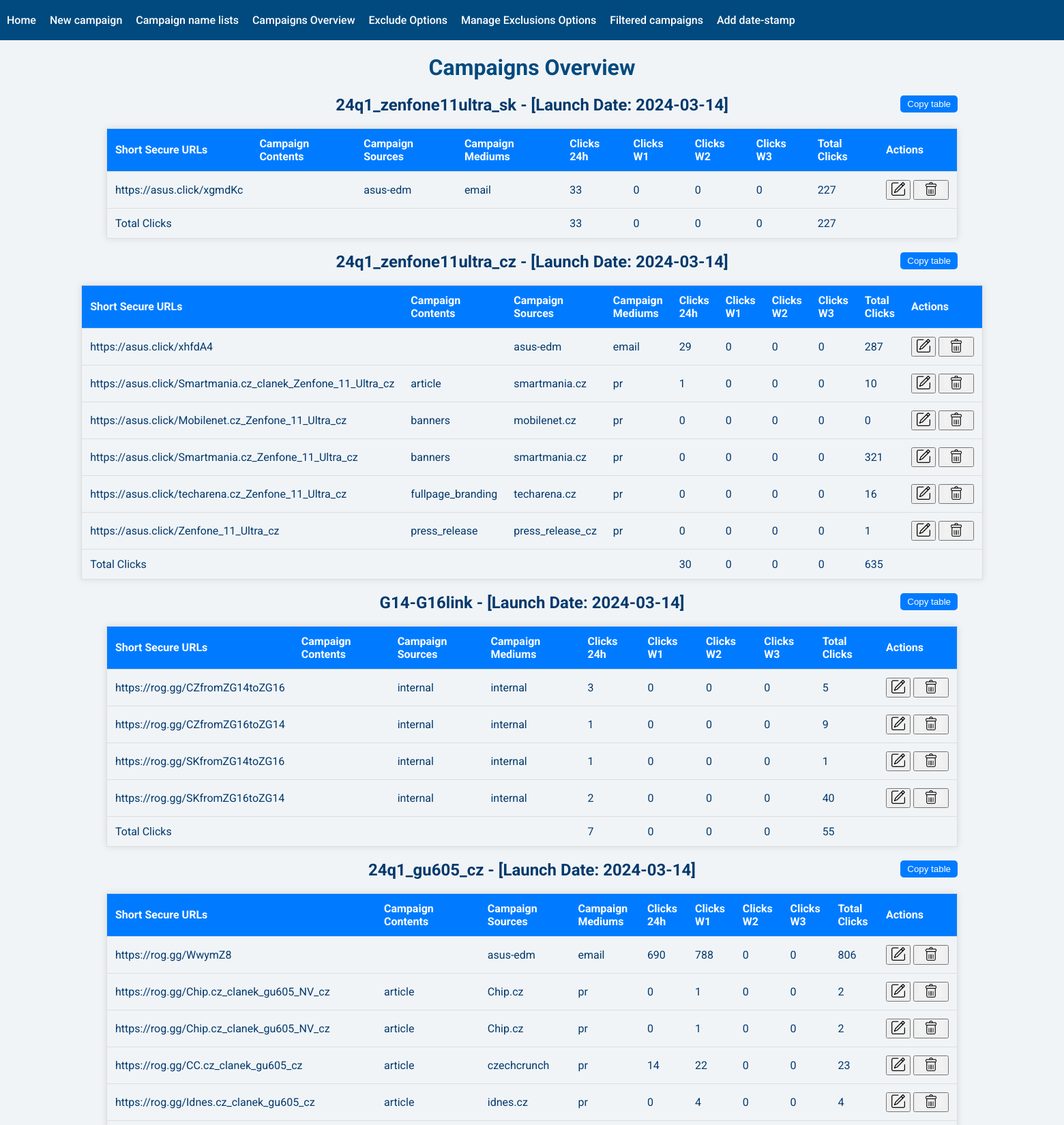
Page /campaigns (upper part) on the committed database.
### models/models.py (models this page shows)
class UTMLink(db.Model):
    id = db.Column(db.Integer, primary_key=True)
    url = db.Column(db.String(255), nullable=False)
    campaign_content = db.Column(db.String(50), nullable=True)
    campaign_source = db.Column(db.String(50), nullable=False)
    campaign_medium = db.Column(db.String(50), nullable=False)
    campaign_name = db.Column(db.String(50), db.ForeignKey('campaign.name'), nullable=False)
    domain = db.Column(db.String(20), nullable=False)
    slug = db.Column(db.String(50), nullable=False)
    short_id = db.Column(db.String(20), nullable=True)
    short_secure_url = db.Column(db.String(20), nullable=True)
    clicks_count = db.Column(db.Integer, default=0)
    clicks_count24h = db.Column(db.Integer, default=0)
    clicks_count1w = db.Column(db.Integer, default=0)
    clicks_count2w = db.Column(db.Integer, default=0)
    clicks_count3w = db.Column(db.Integer, default=0)
    campaign = relationship("Campaign", back_populates="links")

class Campaign(db.Model):
    id = db.Column(db.Integer, primary_key=True)
    name = db.Column(db.String(50), nullable=False)
    url_by_default = db.Column(db.String(255), nullable=True)
    domain_by_default = db.Column(db.String(20), nullable=True)
    start_date = db.Column(db.Date, nullable=False)
    hide = db.Column(db.Boolean, default=False)
    links = relationship("UTMLink", back_populates="campaign")

### routes/main_routes.py (the view)
@main.route('/campaigns', methods=['GET'])
def campaigns():
    utm_link = aliased(UTMLink)
    campaign = aliased(Campaign)
    grouped_campaigns = db.session.query(
        utm_link.campaign_name,
        func.group_concat(utm_link.campaign_content).label('campaign_contents'),
        func.group_concat(utm_link.campaign_source).label('campaign_sources'),
        func.group_concat(utm_link.campaign_medium).label('campaign_mediums'),
        func.group_concat(utm_link.domain).label('domains'),
        func.group_concat(utm_link.slug).label('slugs'),
        func.group_concat(utm_link.short_id).label('short_ids'),
        func.group_concat(utm_link.short_secure_url).label('short_secure_urls'),
        campaign.start_date.label('start_date'),
        func.group_concat(utm_link.clicks_count).label('clicks_counts'),
        func.group_concat(utm_link.clicks_count24h).label('clicks_counts_24h'),
        func.group_concat(utm_link.clicks_count1w).label('clicks_counts_1w'),
        func.group_concat(utm_link.clicks_count2w).label('clicks_counts_2w'),
        func.group_concat(utm_link.clicks_count3w).label('clicks_counts_3w'),
        func.sum(cast(utm_link.clicks_count, Integer)).label('total_clicks'),
        func.sum(cast(utm_link.clicks_count24h, Integer)).label('total_clicks_24h'),
        func.sum(cast(utm_link.clicks_count1w, Integer)).label('total_clicks_1w'),
        func.sum(cast(utm_link.clicks_count2w, Integer)).label('total_clicks_2w'),
        func.sum(cast(utm_link.clicks_count3w, Integer)).label('total_clicks_3w')
    ).join(campaign).filter(campaign.hide != True).group_by(utm_link.campaign_name).order_by(desc(utm_link.id)).all()
    return render_template('campaigns.html', grouped_campaigns=grouped_campaigns)

### templates/campaigns.html (shortened to what this page needs)
{% extends "base.html" %}
{% block head %}
<link rel="stylesheet" href="{{ url_for('static', filename='css/overview.css') }}">
<link rel="stylesheet" href="https://cdnjs.cloudflare.com/ajax/libs/font-awesome/5.15.3/css/all.min.css">
{% endblock %}
{% block content %}
    <h1>Campaigns Overview</h1>
    {% for campaign_data in grouped_campaigns %}
    <div class="table-container">
        <button class="copy-btn">Copy table</button>
        <h2>{{ campaign_data.campaign_name }} - [Launch Date: {{ campaign_data.start_date }}]</h2>
        <table>
            <thead>
                <tr>
                    <th>Short Secure URLs</th>
                    <th>Campaign Contents</th>
                    <th>Campaign Sources</th>
                    <th>Campaign Mediums</th>
                    <th>Clicks 24h</th>
                    <th>Clicks W1</th>
                    <th>Clicks W2</th>
                    <th>Clicks W3</th>
                    <th>Total Clicks</th>
                    <th>Actions</th>
                </tr>
            </thead>
            <tbody>
                {% set campaign_contents_list = campaign_data.campaign_contents.split(',') %}
                {% set campaign_sources_list = campaign_data.campaign_sources.split(',') %}
                {% set campaign_mediums_list = campaign_data.campaign_mediums.split(',') %}
                {% set short_secure_urls_list = campaign_data.short_secure_urls.split(',') %}
                {% set short_ids_list = campaign_data.short_ids.split(',') %}
                {% set clicks_counts_list = campaign_data.clicks_counts.split(',') %}
                {% set campaign_clicks24 = campaign_data.clicks_counts_24h.split(',') %}
                {% set campaign_clicks1w = campaign_data.clicks_counts_1w.split(',') %}
                {% set campaign_clicks2w = campaign_data.clicks_counts_2w.split(',') %}
                {% set campaign_clicks3w = campaign_data.clicks_counts_3w.split(',') %}
                {% for i in range(short_secure_urls_list | length) %}
                    <tr id="row-{{ short_ids_list[i] }}">
                        <td>{{ short_secure_urls_list[i] }}</td>
                        <td>{{ campaign_contents_list[i] }}</td>
                        <td>{{ campaign_sources_list[i] }}</td>
                        <td>{{ campaign_mediums_list[i] }}</td>
                        <td>{{ campaign_clicks24[i] }}</td>
                        <td>{{ campaign_clicks1w[i] }}</td>
                        <td>{{ campaign_clicks2w[i] }}</td>
                        <td>{{ campaign_clicks3w[i] }}</td>
                        <td>{{ clicks_counts_list[i] }}</td>
                        <td>
                            <button class="edit-btn" data-id="{{ short_ids_list[i] }}"><img src="static\images\edit.png" alt="Edit"></button>
                            <button class="delete-btn" data-id="{{ short_ids_list[i] }}"><img src="static\images\delete.png" alt="Delete"></button>
                        </td>
                    </tr>
                {% endfor %}
                <tr class="total-clicks">
                    <td colspan="4">Total Clicks</td>
                    <td>{{ campaign_data.total_clicks_24h }}</td>
                    <td>{{ campaign_data.total_clicks_1w }}</td>
                    <td>{{ campaign_data.total_clicks_2w }}</td>
                    <td>{{ campaign_data.total_clicks_3w }}</td>
                    <td>{{ campaign_data.total_clicks }}</td>
                </tr>
            </tbody>
        </table>
    </div>
    {% endfor %}
{% endblock %}

### templates/base.html (shortened to what this page needs)
<!DOCTYPE html>
<html lang="en">
<head>
    <link rel="stylesheet" href="{{ url_for('static', filename='css/styles.css') }}">
    {% block head %}{% endblock %}
</head>
<body>
    {% include 'header.html' %}
    {% block content %}{% endblock %}
</body>
</html>

### templates/header.html
<div class="header">
    <a href="{{ url_for('main.index') }}">Home</a>
    <a href="{{ url_for('main.add_campaign')}}">New campaign</a>
    <a href="{{ url_for('main.edit_campaing_name_list')}}">Campaign name lists</a>
    <a href="{{ url_for('main.campaigns') }}">Campaigns Overview</a>
    <a href="{{ url_for('main.exclude_options') }}">Exclude Options</a>
    <a href="{{ url_for('main.manage_exclusions') }}">Manage Exclusions Options</a>
    <a href="{{ url_for('main.filter_setting')}}">Filtered campaigns</a>
    <a href="{{ url_for('main.data_stamp')}}">Add date-stamp</a>
</div>

### static/css/styles.css (style rules this page uses)
body { font-family: 'Roboto', sans-serif; background-color: #ffffff; margin: 0; padding: 0; color: #004A7F; }
.header { background-color: #004A7F; color: #ffffff; padding: 20px 10px; display: flex; align-items: center; justify-content: flex-start; font-family: 'Roboto', sans-serif; }
.header a, .header span.campaign-name { color: #ffffff; text-decoration: none; margin-right: 20px; font-weight: 500; font-family: 'Roboto', sans-serif; }
h1 { color: #004A7F; text-align: center; }

### static/css/overview.css (style rules this page uses)
body { margin: 0; padding: 0; font-family: 'Roboto', sans-serif; background-color: #f0f4f7; color: #03396c; }
.header { background-color: #004A7F; color: #ffffff; padding: 20px 10px; display: flex; align-items: center; justify-content: flex-start; font-family: 'Roboto', sans-serif; }
img { height: 20px; }
.header a, .header span.campaign-name { color: #ffffff; text-decoration: none; margin-right: 20px; font-weight: 500; font-family: 'Roboto', sans-serif; }
h1, h2 { text-align: center; }
table { width: 80%; margin: 20px auto; border-collapse: collapse; border: 1px solid #ddd; box-shadow: 0 0 10px rgba(0, 0, 0, 0.1); }
th, td { padding: 12px; text-align: left; border-bottom: 1px solid #ddd; width: auto; }
table td:last-child { white-space: nowrap; }
th { background-color: #007BFF; color: white; }
.table-container { position: relative; margin-bottom: 20px; }
.copy-btn { position: absolute; top: 0; right: 0; cursor: pointer; padding: 5px 10px; background-color: #007bff; color: white; border: none; border-radius: 5px; z-index: 10; margin-right:10% }

### rows in the picture
UTMLink: campaign_name "24q1_zenfone11ultra_sk", start_date "2024-03-14", short_secure_url "https://asus.click/xgmdKc", campaign_source "asus-edm", campaign_medium "email", clicks_count24h "33", campaign_clicks1w "0", campaign_clicks2w "0", campaign_clicks3w "0", clicks_count "227", total_clicks_24h "33", total_clicks_1w "0", total_clicks_2w "0", total_clicks_3w "0", total_clicks "227"
Campaign: campaign_name "24q1_zenfone11ultra_cz", start_date "2024-03-14", total_clicks_24h "30", total_clicks_1w "0", total_clicks_2w "0", total_clicks_3w "0", total_clicks "635"
UTMLink: short_secure_url "https://asus.click/xhfdA4", campaign_source "asus-edm", campaign_medium "email", clicks_count24h "29", campaign_clicks1w "0", campaign_clicks2w "0", campaign_clicks3w "0", clicks_count "287"
UTMLink: short_secure_url "https://asus.click/Smartmania.cz_clanek_Zenfone_11_Ultra_cz", campaign_content "article", campaign_source "smartmania.cz", campaign_medium "pr", clicks_count24h "1", campaign_clicks1w "0", campaign_clicks2w "0", campaign_clicks3w "0", clicks_count "10"
UTMLink: short_secure_url "https://asus.click/Mobilenet.cz_Zenfone_11_Ultra_cz", campaign_content "banners", campaign_source "mobilenet.cz", campaign_medium "pr", campaign_clicks24 "0", campaign_clicks1w "0", campaign_clicks2w "0", campaign_clicks3w "0", clicks_counts_list "0"
UTMLink: short_secure_url "https://asus.click/Smartmania.cz_Zenfone_11_Ultra_cz", campaign_content "banners", campaign_source "smartmania.cz", campaign_medium "pr", campaign_clicks24 "0", campaign_clicks1w "0", campaign_clicks2w "0", campaign_clicks3w "0", clicks_count "321"
UTMLink: short_secure_url "https://asus.click/techarena.cz_Zenfone_11_Ultra_cz", campaign_content "fullpage_branding", campaign_source "techarena.cz", campaign_medium "pr", campaign_clicks24 "0", campaign_clicks1w "0", campaign_clicks2w "0", campaign_clicks3w "0", clicks_count "16"
UTMLink: short_secure_url "https://asus.click/Zenfone_11_Ultra_cz", campaign_content "press_release", campaign_source "press_release_cz", campaign_medium "pr", campaign_clicks24 "0", campaign_clicks1w "0", campaign_clicks2w "0", campaign_clicks3w "0", clicks_count "1"
Campaign: campaign_name "G14-G16link", start_date "2024-03-14", total_clicks_24h "7", total_clicks_1w "0", total_clicks_2w "0", total_clicks_3w "0", total_clicks "55"
UTMLink: short_secure_url "https://rog.gg/CZfromZG14toZG16", campaign_sources_list "internal", campaign_mediums_list "internal", clicks_count24h "3", campaign_clicks1w "0", campaign_clicks2w "0", campaign_clicks3w "0", clicks_count "5"
UTMLink: short_secure_url "https://rog.gg/CZfromZG16toZG14", campaign_sources_list "internal", campaign_mediums_list "internal", clicks_count24h "1", campaign_clicks1w "0", campaign_clicks2w "0", campaign_clicks3w "0", clicks_count "9"
UTMLink: short_secure_url "https://rog.gg/SKfromZG14toZG16", campaign_sources_list "internal", campaign_mediums_list "internal", campaign_clicks24 "1", campaign_clicks1w "0", campaign_clicks2w "0", campaign_clicks3w "0", clicks_counts_list "1"
UTMLink: short_secure_url "https://rog.gg/SKfromZG16toZG14", campaign_sources_list "internal", campaign_mediums_list "internal", clicks_count24h "2", campaign_clicks1w "0", campaign_clicks2w "0", campaign_clicks3w "0", clicks_count "40"
Campaign: campaign_name "24q1_gu605_cz", start_date "2024-03-14", short_secure_urls_list "https://rog.gg/Chip.cz_clanek_gu605_NV_cz" "https://rog.gg/Chip.cz_clanek_gu605_NV_cz", campaign_contents_list "article" "article", campaign_sources_list "Chip.cz" "Chip.cz", campaign_mediums_list "pr" "pr", campaign_clicks24 "0" "0", campaign_clicks1w "1" "1", campaign_clicks2w "0" "0", campaign_clicks3w "0" "0", clicks_counts_list "2" "2"
UTMLink: short_secure_url "https://rog.gg/WwymZ8", campaign_source "asus-edm", campaign_medium "email", clicks_count24h "690", clicks_count1w "788", campaign_clicks2w "0", campaign_clicks3w "0", clicks_count "806"
UTMLink: short_secure_url "https://rog.gg/CC.cz_clanek_gu605_cz", campaign_content "article", campaign_source "czechcrunch", campaign_medium "pr", clicks_count24h "14", clicks_count1w "22", campaign_clicks2w "0", campaign_clicks3w "0", clicks_count "23"
UTMLink: short_secure_url "https://rog.gg/Idnes.cz_clanek_gu605_cz", campaign_content "article", campaign_source "idnes.cz", campaign_medium "pr", campaign_clicks24 "0", campaign_clicks1w "4", campaign_clicks2w "0", campaign_clicks3w "0", clicks_counts_list "4"
